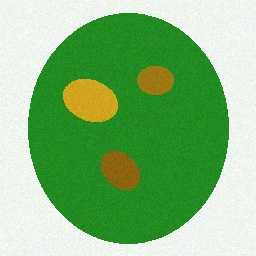
#> input picture backend/data/raw/sample_leaf.jpg, 256 x 256 px
$ python classical_pipeline.py data/raw/sample_leaf.jpg   (older library calls are emulated)
#> lines starting #> are read from the running program, lines starting #| are printed output that depends on the picture; after the words box and inside, x2 and y2 are one past the last pixel; in counts of white or black regions, pixels touching at a corner belong together
### backend/preprocessing.py
import cv2
import numpy as np
import yaml
from pathlib import Path


def load_config(config_path: str = "config.yaml") -> dict:
    with open(config_path, "r") as f:
        return yaml.safe_load(f)


def load_image(image_path: str) -> np.ndarray:
    path = Path(image_path)
    if not path.exists():
        raise FileNotFoundError(f"No se encontró la imagen: {image_path}")
    img = cv2.imread(str(path))
    if img is None:
        raise ValueError(f"No se pudo leer la imagen: {image_path}")
    return img


def resize_image(image: np.ndarray, size: tuple = (256, 256)) -> np.ndarray:
    return cv2.resize(image, size, interpolation=cv2.INTER_AREA)


def apply_gaussian_blur(image: np.ndarray,
                        kernel_size: int = 5,
                        sigma: float = 1.0) -> np.ndarray:
    if kernel_size % 2 == 0:
        kernel_size += 1
    return cv2.GaussianBlur(image, (kernel_size, kernel_size), sigma)


# [4 lines left out: function apply_median_blur, not called in this run]


def apply_highpass_filter(image: np.ndarray,
                          alpha: float = 1.5) -> np.ndarray:
    blurred = cv2.GaussianBlur(image, (9, 9), 0)
    high_freq = cv2.subtract(image, blurred)
    sharpened = cv2.addWeighted(image, 1.0, high_freq, alpha, 0)
    return np.clip(sharpened, 0, 255).astype(np.uint8)


def apply_edge_detection(image: np.ndarray,
                         method: str = "canny") -> np.ndarray:
    gray = cv2.cvtColor(image, cv2.COLOR_BGR2GRAY)

    if method == "canny":
        edges = cv2.Canny(gray, threshold1=50, threshold2=150)
    elif method == "sobel":
        sobelx = cv2.Sobel(gray, cv2.CV_64F, 1, 0, ksize=3)
        sobely = cv2.Sobel(gray, cv2.CV_64F, 0, 1, ksize=3)
        edges = cv2.magnitude(sobelx, sobely)
        edges = np.uint8(np.clip(edges, 0, 255))
    elif method == "laplacian":
        edges = cv2.Laplacian(gray, cv2.CV_64F)
        edges = np.uint8(np.abs(edges))
    else:
        raise ValueError(f"Método de detección no reconocido: {method}")

    return edges


def normalize_image(image: np.ndarray,
                    mean: list = None,
                    std: list = None) -> np.ndarray:
    img_float = image.astype(np.float32) / 255.0

    if mean is not None and std is not None:
        img_rgb = img_float[:, :, ::-1]
        mean_arr = np.array(mean, dtype=np.float32)
        std_arr  = np.array(std,  dtype=np.float32)
        img_norm = (img_rgb - mean_arr) / std_arr
        return img_norm

    return img_float


def preprocess_pipeline(image_path: str,
                        config: dict = None) -> dict:
    if config is None:
        config = load_config()

    cfg_pre = config["preprocessing"]
    size    = tuple(cfg_pre["image_size"])

    img = load_image(image_path)
    img = resize_image(img, size)

    blurred = apply_gaussian_blur(
        img,
        kernel_size=cfg_pre["gaussian_blur_kernel"],
        sigma=cfg_pre["gaussian_blur_sigma"]
    )

    sharpened = apply_highpass_filter(
        img,
        alpha=cfg_pre["sharpen_alpha"]
    )

    edges = apply_edge_detection(img, method="canny")

    normalized = normalize_image(
        img,
        mean=cfg_pre["normalize_mean"],
        std=cfg_pre["normalize_std"]
    )

    return {
        "original":   img,
        "blurred":    blurred,
        "sharpened":  sharpened,
        "edges":      edges,
        "normalized": normalized,
    }


# [11 lines left out: function save_preprocessed, not called in this run]


# [14 lines that do not run on import are left out]

### backend/color_analysis.py
from __future__ import annotations

import cv2
import numpy as np
import yaml
from pathlib import Path


def load_config(config_path: str = "config.yaml") -> dict:
    with open(config_path, "r") as f:
        return yaml.safe_load(f)


def bgr_to_rgb(image: np.ndarray) -> np.ndarray:
    return cv2.cvtColor(image, cv2.COLOR_BGR2RGB)


def bgr_to_hsv(image: np.ndarray) -> np.ndarray:
    return cv2.cvtColor(image, cv2.COLOR_BGR2HSV)


def bgr_to_lab(image: np.ndarray) -> np.ndarray:
    return cv2.cvtColor(image, cv2.COLOR_BGR2Lab)


def compute_rgb_histograms(image: np.ndarray,
                           bins: int = 64) -> dict:
    img_rgb = bgr_to_rgb(image)
    histograms = {}
    for i, channel in enumerate(["R", "G", "B"]):
        hist, edges = np.histogram(
            img_rgb[:, :, i].ravel(),
            bins=bins,
            range=(0, 256)
        )
        histograms[channel] = {"hist": hist, "edges": edges}
    return histograms


def compute_hsv_histograms(image: np.ndarray,
                           hue_bins: int = 36,
                           sat_bins: int = 32,
                           val_bins: int = 32) -> dict:
    img_hsv = bgr_to_hsv(image)
    ranges = {"H": (0, 181), "S": (0, 256), "V": (0, 256)}
    bin_counts = {"H": hue_bins, "S": sat_bins, "V": val_bins}

    histograms = {}
    for i, channel in enumerate(["H", "S", "V"]):
        hist, edges = np.histogram(
            img_hsv[:, :, i].ravel(),
            bins=bin_counts[channel],
            range=ranges[channel]
        )
        histograms[channel] = {"hist": hist, "edges": edges}
    return histograms


def detect_disease_zones_by_color(image: np.ndarray,
                                   config: dict) -> dict:
    cfg = config["segmentation"]
    img_hsv = bgr_to_hsv(image)

    lower = np.array([cfg["disease_hue_min"],
                      cfg["disease_sat_min"],
                      cfg["disease_val_min"]], dtype=np.uint8)
    upper = np.array([cfg["disease_hue_max"], 255, 255], dtype=np.uint8)

    mask = cv2.inRange(img_hsv, lower, upper)

    overlay = image.copy()
    overlay[mask > 0] = [0, 0, 200]

    total_pixels   = image.shape[0] * image.shape[1]
    disease_pixels = int(np.sum(mask > 0))
    disease_ratio  = round(disease_pixels / total_pixels * 100, 2)

    return {
        "mask": mask,
        "overlay": overlay,
        "disease_ratio": disease_ratio,
        "disease_pixels": disease_pixels,
        "total_pixels": total_pixels,
    }


def compute_color_statistics(image: np.ndarray) -> dict:
    img_rgb = bgr_to_rgb(image)
    img_hsv = bgr_to_hsv(image)

    stats = {}
    for i, ch in enumerate(["R", "G", "B"]):
        stats[f"rgb_{ch}_mean"] = float(np.mean(img_rgb[:, :, i]))
        stats[f"rgb_{ch}_std"]  = float(np.std(img_rgb[:, :, i]))

    for i, ch in enumerate(["H", "S", "V"]):
        stats[f"hsv_{ch}_mean"] = float(np.mean(img_hsv[:, :, i]))
        stats[f"hsv_{ch}_std"]  = float(np.std(img_hsv[:, :, i]))

    return stats


# [84 lines left out: functions plot_rgb_histograms, plot_hsv_histograms, plot_comparison, not called in this run]


def analyze_image(image: np.ndarray, config: dict) -> dict:
    cfg_ca = config["color_analysis"]

    rgb_hists  = compute_rgb_histograms(image, bins=cfg_ca["rgb_bins"])
    hsv_hists  = compute_hsv_histograms(image,
                                        hue_bins=cfg_ca["hsv_hue_bins"],
                                        sat_bins=cfg_ca["hsv_sat_bins"],
                                        val_bins=cfg_ca["hsv_val_bins"])
    stats      = compute_color_statistics(image)
    disease    = detect_disease_zones_by_color(image, config)

    return {
        "rgb_histograms":  rgb_hists,
        "hsv_histograms":  hsv_hists,
        "color_stats":     stats,
        "disease_mask":    disease["mask"],
        "disease_overlay": disease["overlay"],
        "disease_ratio":   disease["disease_ratio"],
    }


# [25 lines that do not run on import are left out]

### backend/segmentation.py
from __future__ import annotations

import cv2
import numpy as np
import yaml
from pathlib import Path


def load_config(config_path: str = "config.yaml") -> dict:
    with open(config_path, "r") as f:
        return yaml.safe_load(f)


def segment_kmeans_hsv(image: np.ndarray,
                       k: int = 3,
                       max_iter: int = 100,
                       attempts: int = 5) -> dict:
    img_hsv = cv2.cvtColor(image, cv2.COLOR_BGR2HSV)

    h, w    = img_hsv.shape[:2]
    pixels  = img_hsv.reshape(-1, 3).astype(np.float32)

    criteria = (
        cv2.TERM_CRITERIA_EPS + cv2.TERM_CRITERIA_MAX_ITER,
        max_iter,
        0.2
    )

    _, labels, centers = cv2.kmeans(
        pixels,
        k,
        None,
        criteria,
        attempts,
        cv2.KMEANS_PP_CENTERS
    )

    labels  = labels.flatten().reshape(h, w)
    centers = centers.astype(np.uint8)

    segmented_hsv = centers[labels]
    segmented_img = cv2.cvtColor(segmented_hsv, cv2.COLOR_HSV2BGR)

    cluster_masks = [
        (labels == i).astype(np.uint8) * 255
        for i in range(k)
    ]

    return {
        "labels":        labels,
        "centers":       centers,
        "segmented_img": segmented_img,
        "cluster_masks": cluster_masks,
    }


def identify_disease_cluster(centers: np.ndarray) -> int:
    disease_hue_center = 25.0
    scores = []

    for center in centers:
        hue, sat, val = float(center[0]), float(center[1]), float(center[2])
        hue_distance = abs(hue - disease_hue_center)
        score = sat - hue_distance * 2
        scores.append(score)

    return int(np.argmax(scores))


def has_distinct_healthy_cluster(centers: np.ndarray,
                                  disease_idx: int,
                                  healthy_hue_min: int = 36,
                                  healthy_hue_max: int = 95,
                                  min_sat: int = 40) -> bool:
    for i, center in enumerate(centers):
        if i == disease_idx:
            continue
        hue, sat = float(center[0]), float(center[1])
        if healthy_hue_min <= hue <= healthy_hue_max and sat >= min_sat:
            return True
    return False


def compute_cluster_metrics(labels: np.ndarray,
                             centers: np.ndarray,
                             disease_cluster_idx: int) -> dict:
    h, w         = labels.shape
    total_pixels = h * w

    metrics = {
        "total_pixels": total_pixels,
        "clusters": [],
        "disease_cluster_idx": disease_cluster_idx,
        "disease_ratio": 0.0,
    }

    for i, center in enumerate(centers):
        count = int(np.sum(labels == i))
        ratio = round(count / total_pixels * 100, 2)
        metrics["clusters"].append({
            "id": i,
            "pixel_count": count,
            "percentage": ratio,
            "hsv_center": center.tolist(),
            "is_disease": i == disease_cluster_idx,
        })
        if i == disease_cluster_idx:
            metrics["disease_ratio"] = ratio

    return metrics


# [98 lines left out: functions segment_by_threshold, plot_segmentation_results, plot_cluster_distribution, not called in this run]


def run_segmentation(image: np.ndarray, config: dict) -> dict:
    cfg = config["segmentation"]

    seg = segment_kmeans_hsv(
        image,
        k=cfg["kmeans_k"],
        max_iter=cfg["kmeans_max_iter"],
        attempts=cfg["kmeans_attempts"]
    )

    disease_idx = identify_disease_cluster(seg["centers"])
    metrics     = compute_cluster_metrics(seg["labels"],
                                          seg["centers"],
                                          disease_idx)
    metrics["has_healthy_reference"] = has_distinct_healthy_cluster(
        seg["centers"], disease_idx
    )

    return {**seg, "metrics": metrics}


# [29 lines that do not run on import are left out]

### backend/morphology.py
from __future__ import annotations

import cv2
import numpy as np
import yaml
from pathlib import Path


def load_config(config_path: str = "config.yaml") -> dict:
    with open(config_path, "r") as f:
        return yaml.safe_load(f)


def get_kernel(size: int, shape: int = cv2.MORPH_ELLIPSE) -> np.ndarray:
    return cv2.getStructuringElement(shape, (size, size))


def apply_erosion(mask: np.ndarray,
                  kernel_size: int = 5,
                  iterations: int = 2) -> np.ndarray:
    kernel = get_kernel(kernel_size)
    return cv2.erode(mask, kernel, iterations=iterations)


def apply_dilation(mask: np.ndarray,
                   kernel_size: int = 5,
                   iterations: int = 2) -> np.ndarray:
    kernel = get_kernel(kernel_size)
    return cv2.dilate(mask, kernel, iterations=iterations)


def apply_opening(mask: np.ndarray, kernel_size: int = 7) -> np.ndarray:
    kernel = get_kernel(kernel_size)
    return cv2.morphologyEx(mask, cv2.MORPH_OPEN, kernel)


def apply_closing(mask: np.ndarray, kernel_size: int = 9) -> np.ndarray:
    kernel = get_kernel(kernel_size)
    return cv2.morphologyEx(mask, cv2.MORPH_CLOSE, kernel)


def apply_full_morphology(mask: np.ndarray, config: dict) -> dict:
    cfg = config["morphology"]

    opened  = apply_opening(mask,  kernel_size=cfg["opening_kernel"])
    closed  = apply_closing(opened, kernel_size=cfg["closing_kernel"])
    eroded  = apply_erosion(closed,
                            kernel_size=cfg["kernel_size"],
                            iterations=cfg["erosion_iterations"])
    dilated = apply_dilation(eroded,
                             kernel_size=cfg["kernel_size"],
                             iterations=cfg["dilation_iterations"])

    return {
        "raw_mask": mask,
        "opened":   opened,
        "closed":   closed,
        "eroded":   eroded,
        "final":    dilated,
    }


def analyze_connected_components(mask: np.ndarray,
                                  min_area: int = 100) -> dict:
    num_labels, labels, stats, centroids = cv2.connectedComponentsWithStats(
        mask, connectivity=8
    )

    image_area = mask.shape[0] * mask.shape[1]
    components = []
    total_area = 0

    for i in range(1, num_labels):
        area = int(stats[i, cv2.CC_STAT_AREA])
        if area < min_area:
            continue

        x    = int(stats[i, cv2.CC_STAT_LEFT])
        y    = int(stats[i, cv2.CC_STAT_TOP])
        w    = int(stats[i, cv2.CC_STAT_WIDTH])
        h    = int(stats[i, cv2.CC_STAT_HEIGHT])
        cx   = float(centroids[i][0])
        cy   = float(centroids[i][1])

        components.append({
            "id":       i,
            "area":     area,
            "bbox":     (x, y, w, h),
            "centroid": (cx, cy),
        })
        total_area += area

    return {
        "num_components":  len(components),
        "total_area":      total_area,
        "image_area":      image_area,
        "infection_ratio": round(total_area / image_area * 100, 2),
        "components":      components,
        "labeled_img":     labels.astype(np.int32),
    }


def draw_component_boxes(image: np.ndarray,
                          cc_result: dict) -> np.ndarray:
    annotated = image.copy()
    for comp in cc_result["components"]:
        x, y, w, h = comp["bbox"]
        cv2.rectangle(annotated, (x, y), (x + w, y + h),
                       color=(0, 0, 255), thickness=2)
        cv2.putText(annotated,
                    f"#{comp['id']} {comp['area']}px",
                    (x, max(y - 6, 10)),
                    cv2.FONT_HERSHEY_SIMPLEX,
                    0.45, (0, 0, 200), 1, cv2.LINE_AA)
    return annotated


# [55 lines left out: functions plot_morphology_steps, plot_final_detection, not called in this run]


def run_morphology(mask: np.ndarray,
                   original_image: np.ndarray,
                   config: dict) -> dict:
    morph_result = apply_full_morphology(mask, config)
    cc_result    = analyze_connected_components(morph_result["final"],
                                                 min_area=100)
    annotated    = draw_component_boxes(original_image, cc_result)

    return {
        "morph_steps":    morph_result,
        "final_mask":     morph_result["final"],
        "cc_metrics":     cc_result,
        "annotated_img":  annotated,
    }


# [30 lines that do not run on import are left out]

### backend/classical_pipeline.py
from __future__ import annotations

import cv2
import numpy as np
import yaml
import json
from pathlib import Path

from preprocessing   import preprocess_pipeline
from color_analysis  import analyze_image as analyze_colors
from segmentation    import run_segmentation
from morphology      import run_morphology


def load_config(config_path: str = "config.yaml") -> dict:
    with open(config_path, "r") as f:
        return yaml.safe_load(f)


def run_classical_pipeline(image_path: str,
                            config: dict,
                            verbose: bool = True) -> dict:
    if verbose:
        print(f"\n{'='*55}")
        print(f"  Pipeline clásico: {Path(image_path).name}")
        print(f"{'='*55}")

    if verbose:
        print("[1/4] Preprocesando imagen...")

    pre = preprocess_pipeline(image_path, config)
#> in load_image, img is the input picture: shape (256, 256, 3); mean B, G, R 124.4, 185.3, 133.5
#> in apply_edge_detection, `gray = cv2.cvtColor(image, cv2.COLOR_BGR2GRAY)`:
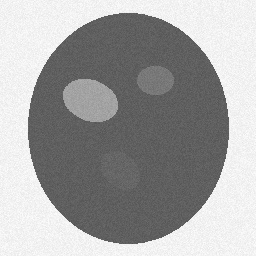
#> gray: shape (256, 256); min 79, max 255, mean 162.9
#> in apply_edge_detection, `edges = cv2.Canny(gray, threshold1=50, threshold2=150)`:
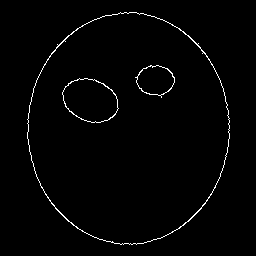
#> edges: shape (256, 256); 1.5% white in thin lines or dots, all inside (x1, y1, x2, y2) = (27, 12, 230, 245)
#> in normalize_image, `img_norm = (img_rgb - mean_arr) / std_arr`:
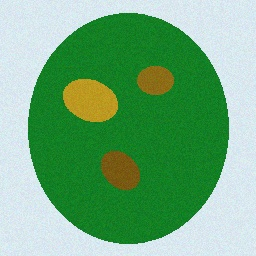
#> img_norm: shape (256, 256, 3) float32; mean R, G, B 0.168, 1.21, 0.364; drawn with min black and max white
#> pre = 5 items
    img = pre["original"]
    img_blur = pre["blurred"]

    if verbose:
        print("[2/4] Analizando color...")

    color_result = analyze_colors(img_blur, config)
#> after the loop in compute_rgb_histograms, `for i, channel in enumerate(["R", "G", "B"]):`: histograms = 3 items
#> after the loop in compute_color_statistics, `for i, ch in enumerate(["R", "G", "B"]):`: stats = {'rgb_R_mean': 133.5, 'rgb_R_std': 98.86, 'rgb_G_mean': 185.3, 'rgb_G_std': 52.8, 'rgb_B_mean': 124.4, 'rgb_B_std': 101.6}
#> after the loop in compute_color_statistics, `for i, ch in enumerate(["H", "S", "V"]):`: stats = 12 items
#> in detect_disease_zones_by_color, `overlay[mask > 0] = [0, 0, 200]`:
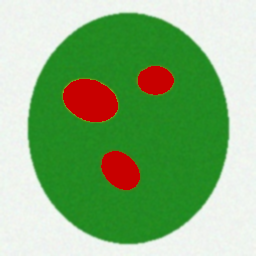
#> overlay: shape (256, 256, 3); mean B, G, R 123.1, 177.5, 135.1
#> in detect_disease_zones_by_color, `disease_pixels = int(np.sum(mask > 0))`: disease_pixels = 3719
#> in detect_disease_zones_by_color, `disease_ratio  = round(disease_pixels / total_pixels * 100, 2)`: disease_ratio = 5.67
#> in analyze_image, `disease    = detect_disease_zones_by_color(image, config)`: disease = 5 items
#> color_result = 6 items

    if verbose:
        print("[3/4] Segmentando con K-means (sin supervisión)...")

    seg_result  = run_segmentation(img_blur, config)
#> in segment_kmeans_hsv, `_, labels, centers = cv2.kmeans( pixels, k, None, criteria, attempts, ..`: centers = [[59.43, 7.73, 243.2], [59.38, 193.1, 138.6], [22.26, 221, 176.9]]
#> in segment_kmeans_hsv, `labels  = labels.flatten().reshape(h, w)`:
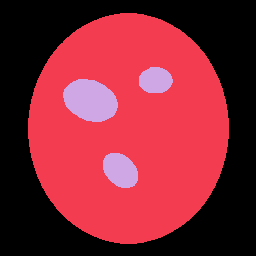
#> labels: shape (256, 256) int32; 3 distinct labels, from 0 to 2; one colour per label, 0 black
#> in segment_kmeans_hsv, `centers = centers.astype(np.uint8)`: centers = [[59, 7, 243], [59, 193, 138], [22, 220, 176]]
#> in segment_kmeans_hsv, `segmented_hsv = centers[labels]`:
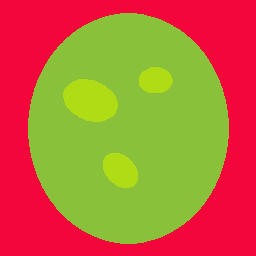
#> segmented_hsv: shape (256, 256, 3); mean of channels 0, 1, 2 57.1, 111.3, 186.9; drawn as B, G, R
#> in segment_kmeans_hsv, `segmented_img = cv2.cvtColor(segmented_hsv, cv2.COLOR_HSV2BGR)`:
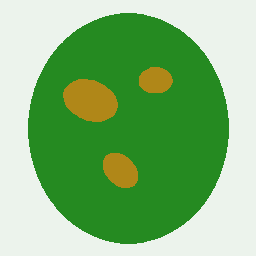
#> segmented_img: shape (256, 256, 3); mean B, G, R 123.3, 184.8, 133.2
#> in segment_kmeans_hsv, `cluster_masks = [ (labels == i).astype(np.uint8) * 255 for i in range(..`: cluster_masks = 3 items
#> in run_segmentation, `seg = segment_kmeans_hsv( image, k=cfg["kmeans_k"], max_iter=cfg["kmea..`: seg = 4 items
#> (the rest of the program and of its run is left out)
